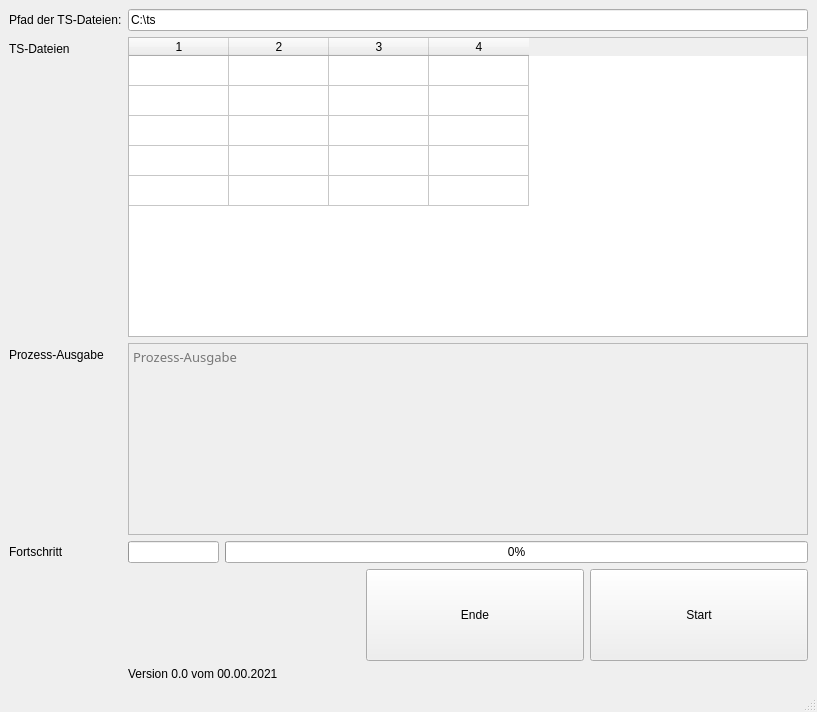
<?xml version="1.0" encoding="UTF-8"?>
<ui version="4.0">
 <class>MainWindow</class>
 <widget class="QMainWindow" name="MainWindow">
  <property name="geometry">
   <rect>
    <x>0</x>
    <y>0</y>
    <width>817</width>
    <height>712</height>
   </rect>
  </property>
  <property name="windowTitle">
   <string>XCode  (*.ts   --&gt;  *.mkv) </string>
  </property>
  <property name="windowIcon">
   <iconset>
    <normaloff>XC.ico</normaloff>XC.ico</iconset>
  </property>
  <widget class="QWidget" name="centralwidget">
   <layout class="QVBoxLayout" name="verticalLayout">
    <item>
     <layout class="QFormLayout" name="formLayout">
      <item row="1" column="0">
       <widget class="QLabel" name="lbl_pfad">
        <property name="text">
         <string>Pfad der TS-Dateien:</string>
        </property>
       </widget>
      </item>
      <item row="1" column="1">
       <widget class="QLineEdit" name="led_pfad">
        <property name="text">
         <string>C:\ts</string>
        </property>
        <property name="placeholderText">
         <string>Pfad zu den ts-Videos</string>
        </property>
       </widget>
      </item>
      <item row="3" column="0">
       <widget class="QLabel" name="lbl_tsfiles">
        <property name="text">
         <string>TS-Dateien</string>
        </property>
       </widget>
      </item>
      <item row="3" column="1">
       <widget class="QTableWidget" name="tbl_files">
        <property name="enabled">
         <bool>true</bool>
        </property>
        <property name="sizePolicy">
         <sizepolicy hsizetype="Expanding" vsizetype="Preferred">
          <horstretch>0</horstretch>
          <verstretch>0</verstretch>
         </sizepolicy>
        </property>
        <property name="minimumSize">
         <size>
          <width>0</width>
          <height>300</height>
         </size>
        </property>
        <property name="editTriggers">
         <set>QAbstractItemView::NoEditTriggers</set>
        </property>
        <property name="cornerButtonEnabled">
         <bool>true</bool>
        </property>
        <property name="rowCount">
         <number>5</number>
        </property>
        <property name="columnCount">
         <number>4</number>
        </property>
        <attribute name="verticalHeaderVisible">
         <bool>false</bool>
        </attribute>
        <row/>
        <row/>
        <row/>
        <row/>
        <row/>
        <column/>
        <column/>
        <column/>
        <column/>
       </widget>
      </item>
      <item row="6" column="0">
       <widget class="QLabel" name="lbl_command">
        <property name="text">
         <string>Prozess-Ausgabe</string>
        </property>
       </widget>
      </item>
      <item row="6" column="1">
       <widget class="QTextEdit" name="edit">
        <property name="enabled">
         <bool>false</bool>
        </property>
        <property name="font">
         <font>
          <family>Source Code Pro</family>
          <pointsize>10</pointsize>
         </font>
        </property>
        <property name="focusPolicy">
         <enum>Qt::NoFocus</enum>
        </property>
        <property name="autoFillBackground">
         <bool>true</bool>
        </property>
        <property name="styleSheet">
         <string notr="true"/>
        </property>
        <property name="placeholderText">
         <string>Prozess-Ausgabe</string>
        </property>
       </widget>
      </item>
      <item row="10" column="0">
       <widget class="QLabel" name="lbl_fortschritt">
        <property name="text">
         <string>Fortschritt</string>
        </property>
       </widget>
      </item>
      <item row="10" column="1">
       <layout class="QHBoxLayout" name="horizontalLayout_3">
        <item alignment="Qt::AlignLeft">
         <widget class="QProgressBar" name="probar2">
          <property name="maximum">
           <number>1</number>
          </property>
          <property name="value">
           <number>0</number>
          </property>
          <property name="textVisible">
           <bool>false</bool>
          </property>
          <property name="format">
           <string notr="true"/>
          </property>
         </widget>
        </item>
        <item>
         <widget class="QProgressBar" name="probar1">
          <property name="value">
           <number>0</number>
          </property>
         </widget>
        </item>
       </layout>
      </item>
      <item row="12" column="1">
       <layout class="QHBoxLayout" name="horizontalLayout">
        <item>
         <spacer name="verticalSpacer">
          <property name="orientation">
           <enum>Qt::Vertical</enum>
          </property>
          <property name="sizeType">
           <enum>QSizePolicy::Preferred</enum>
          </property>
          <property name="sizeHint" stdset="0">
           <size>
            <width>20</width>
            <height>20</height>
           </size>
          </property>
         </spacer>
        </item>
        <item>
         <spacer name="horizontalSpacer">
          <property name="orientation">
           <enum>Qt::Horizontal</enum>
          </property>
          <property name="sizeHint" stdset="0">
           <size>
            <width>40</width>
            <height>20</height>
           </size>
          </property>
         </spacer>
        </item>
        <item>
         <widget class="QPushButton" name="btn_ende">
          <property name="sizePolicy">
           <sizepolicy hsizetype="Expanding" vsizetype="Expanding">
            <horstretch>0</horstretch>
            <verstretch>0</verstretch>
           </sizepolicy>
          </property>
          <property name="text">
           <string>Ende</string>
          </property>
         </widget>
        </item>
        <item>
         <widget class="QPushButton" name="btn_start">
          <property name="sizePolicy">
           <sizepolicy hsizetype="Expanding" vsizetype="Expanding">
            <horstretch>0</horstretch>
            <verstretch>0</verstretch>
           </sizepolicy>
          </property>
          <property name="minimumSize">
           <size>
            <width>0</width>
            <height>40</height>
           </size>
          </property>
          <property name="text">
           <string>Start</string>
          </property>
          <property name="autoDefault">
           <bool>true</bool>
          </property>
          <property name="flat">
           <bool>false</bool>
          </property>
         </widget>
        </item>
       </layout>
      </item>
      <item row="13" column="1">
       <widget class="QLabel" name="lbl_version">
        <property name="layoutDirection">
         <enum>Qt::RightToLeft</enum>
        </property>
        <property name="autoFillBackground">
         <bool>true</bool>
        </property>
        <property name="text">
         <string>Version 0.0 vom 00.00.2021</string>
        </property>
       </widget>
      </item>
     </layout>
    </item>
   </layout>
  </widget>
  <widget class="QStatusBar" name="statusbar">
   <property name="font">
    <font>
     <weight>75</weight>
     <bold>true</bold>
    </font>
   </property>
   <property name="sizeGripEnabled">
    <bool>true</bool>
   </property>
  </widget>
 </widget>
 <resources/>
 <connections/>
</ui>
